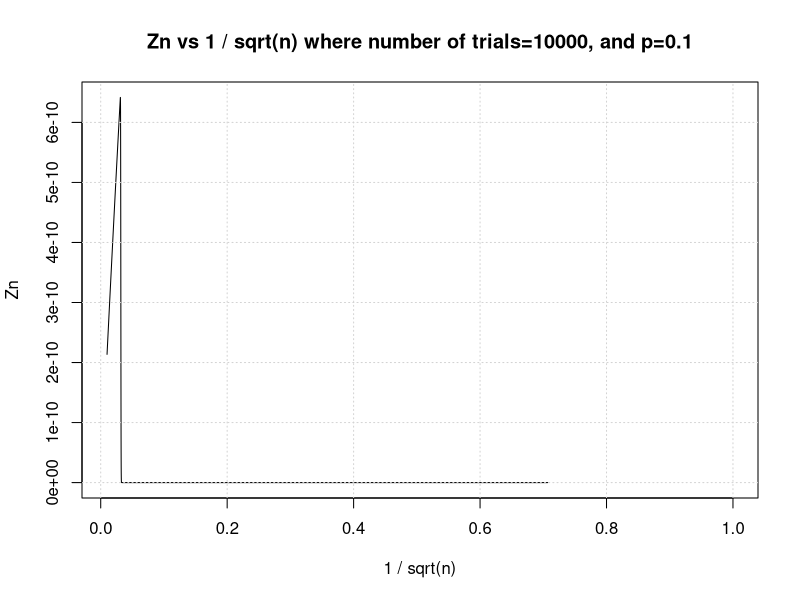
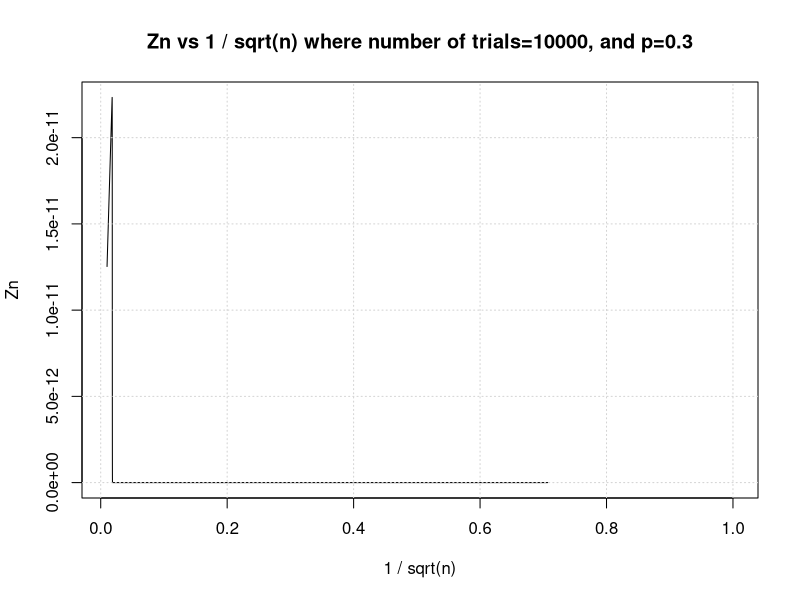
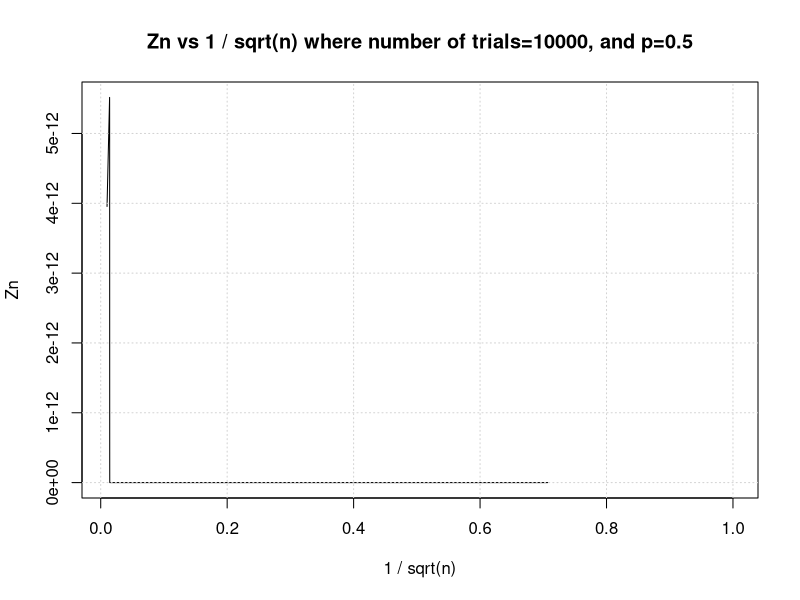
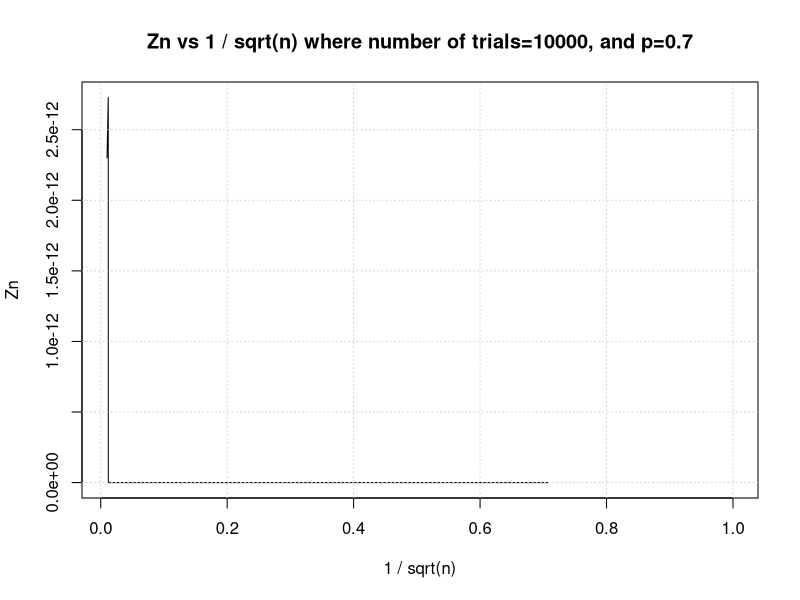
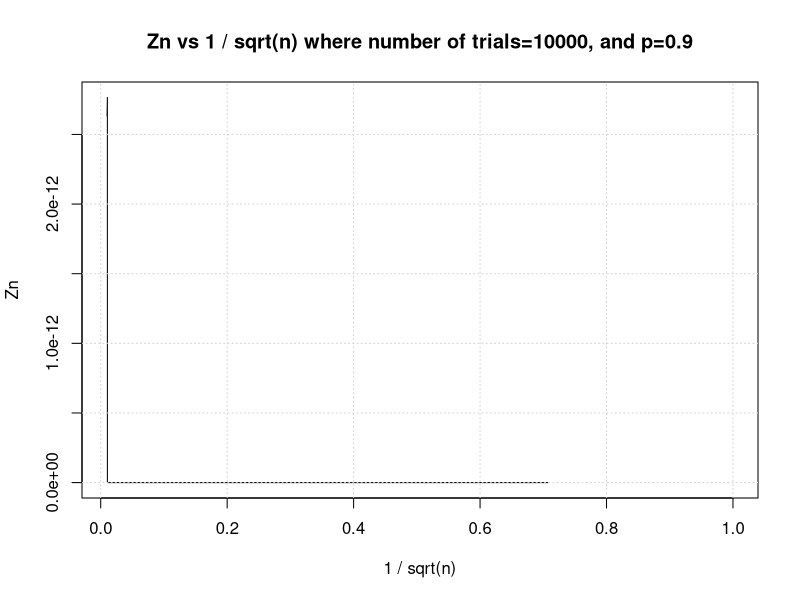

These charts were generated, in order, by the following R code:
## ---- chunk 1
knitr::opts_chunk$set(echo = TRUE)
## ---- chunk 2
n_trials <- 10000
p_vec <- seq(0.1, 1, by = 0.2)
for (p in p_vec) {
  Y <- dbinom(x=1:n_trials, size=n_trials, prob=p)
  
  Z <- vector(length = n_trials)
  Z.sd <- vector(length = n_trials)
  for (i in 1:n_trials) {
    Z[i] <- cos(2 * pi * Y[i] / i)
    Z.sd[i] <- sd(Z[1:i])
  }
  
  
  title <- paste0('Zn vs 1 / sqrt(n) where number of trials=',n_trials,', and p=',p)
  plot(
    1/sqrt(1:n_trials),
    Z.sd,
    type = 'l',
    main=title, 
    xlab = '1 / sqrt(n)',
    ylab = 'Zn'
  )
  
  grid()
}

